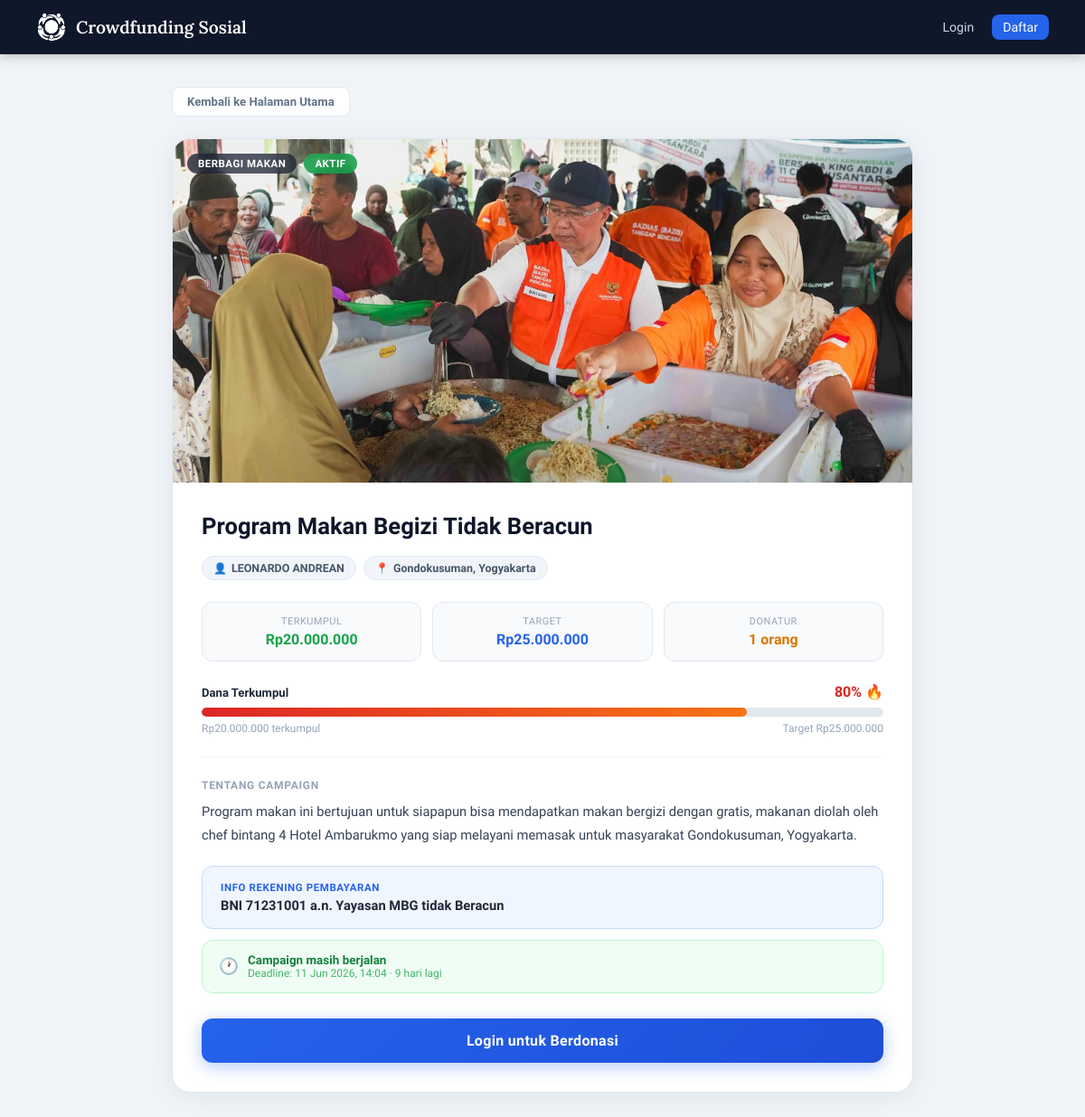
The app's page /detail.php?id=9 with its own data.
### tables this page shows
CREATE TABLE `campaigns` (
  `id` int(11) NOT NULL,
  `manager_id` int(11) NOT NULL,
  `title` varchar(150) NOT NULL,
  `category` varchar(100) NOT NULL,
  `location` varchar(150) NOT NULL,
  `description` text NOT NULL,
  `target_amount` decimal(15,2) NOT NULL DEFAULT 0.00,
  `collected_amount` decimal(15,2) NOT NULL DEFAULT 0.00,
  `deadline` datetime NOT NULL,
  `image` varchar(255) NOT NULL,
  `bank_info` varchar(255) NOT NULL,
  `created_at` timestamp NOT NULL DEFAULT current_timestamp()
);

CREATE TABLE `users` (
  `id` int(11) NOT NULL,
  `name` varchar(100) NOT NULL,
  `email` varchar(100) NOT NULL,
  `phone` varchar(20) NOT NULL,
  `address` text DEFAULT NULL,
  `avatar` varchar(255) DEFAULT NULL,
  `password` varchar(255) NOT NULL,
  `role` enum('donor','manager') NOT NULL DEFAULT 'donor',
  `created_at` timestamp NOT NULL DEFAULT current_timestamp()
);

### detail.php (the view, shortened to what this page needs)
<?php
require 'config.php';
function progColor(int $pct): array {
    return               ['grad' => 'linear-gradient(90deg,#dc2626,#f97316)', 'fire' => true];
}
$id = isset($_GET['id']) ? (int)$_GET['id'] : 0;
$stmt = $conn->prepare("
    SELECT c.*, u.name AS manager_name
    FROM campaigns c
    JOIN users u ON c.manager_id = u.id
    WHERE c.id = ?
    LIMIT 1
");
$stmt->bind_param("i", $id);
$stmt->execute();
$campaign = $stmt->get_result()->fetch_assoc();
$pct = ($campaign['target_amount'] > 0)
    ? min(100, round(($campaign['collected_amount'] / $campaign['target_amount']) * 100))
    : 0;
$is_expired  = strtotime($campaign['deadline']) < time();
$days_left   = ceil((strtotime($campaign['deadline']) - time()) / 86400);
$imgPath     = 'uploads/' . $campaign['image'];
$imgExists   = !empty($campaign['image']) && file_exists($imgPath);
$dStmt = $conn->prepare("SELECT COUNT(*) AS cnt FROM donations WHERE campaign_id = ?");
$dStmt->bind_param("i", $id);
$dStmt->execute();
$donatur_count = $dStmt->get_result()->fetch_assoc()['cnt'];
?>
<!DOCTYPE html>
<html lang="id">
<head>
</head>
<body>
<nav class="navbar">
    <a class="navbar-brand" href="index.php">
        <img src="uploads/LogoKecil.png" alt="Logo">
        Crowdfunding Sosial
    </a>
    <div class="navbar-links">
        <?php if (isset($_SESSION['user_id'])): ?>
            <span style="color:#94a3b8;font-size:.85rem;">Halo, <?= htmlspecialchars($_SESSION['user_name']) ?> |</span>
            <?php if ($_SESSION['user_role'] === 'donor'): ?>
                <a href="donation_history.php">Riwayat</a>
            <?php else: ?>
                <a href="manager_dashboard.php" class="nav-cta">Dashboard</a>
            <?php endif; ?>
            <a href="logout.php" class="danger">Logout</a>
        <?php else: ?>
            <a href="login.php">Login</a>
            <a href="register.php" class="nav-cta">Daftar</a>
        <?php endif; ?>
    </div>
</nav>
<div class="page">
    <a href="index.php" class="back-link">Kembali ke Halaman Utama</a>
    <div class="detail-card">
        <div class="hero-img">
            <?php if ($imgExists): ?>
                <img src="<?= htmlspecialchars($imgPath) ?>" alt="<?= htmlspecialchars($campaign['title']) ?>">
            <?php else: ?>
                <div class="no-img">Tidak ada gambar</div>
            <?php endif; ?>
            <div class="hero-badges">
                <span class="hbadge hbadge-cat"><?= htmlspecialchars($campaign['category']) ?></span>
                <span class="hbadge <?= $is_expired ? 'hbadge-expired' : 'hbadge-active' ?>">
                    <?= $is_expired ? 'Berakhir' : 'Aktif' ?>
                </span>
            </div>
        </div>
        <div class="detail-body">
            <h1 class="detail-title"><?= htmlspecialchars($campaign['title']) ?></h1>
            <div class="meta-row">
                <span class="meta-pill"><span class="pi">&#128100;</span> <?= htmlspecialchars($campaign['manager_name']) ?></span>
                <span class="meta-pill"><span class="pi">&#128205;</span> <?= htmlspecialchars($campaign['location']) ?></span>
            </div>
            <div class="stats-row">
                <div class="stat-box green">
                    <div class="sl">Terkumpul</div>
                    <div class="sv">Rp<?= number_format($campaign['collected_amount'], 0, ',', '.') ?></div>
                </div>
                <div class="stat-box blue">
                    <div class="sl">Target</div>
                    <div class="sv">Rp<?= number_format($campaign['target_amount'], 0, ',', '.') ?></div>
                </div>
                <div class="stat-box amber">
                    <div class="sl">Donatur</div>
                    <div class="sv"><?= $donatur_count ?> orang</div>
                </div>
            </div>
            <?php $pc = progColor($pct); ?>
            <div class="prog-wrap">
                <div class="prog-header">
                    <span class="ph-label">Dana Terkumpul</span>
                    <span class="ph-pct" style="color:<?= $pct > 75 ? '#dc2626' : ($pct > 50 ? '#d97706' : '#2563eb') ?>">
                        <?= $pct ?>%<?= $pc['fire'] ? ' 🔥' : '' ?>
                    </span>
                </div>
                <div class="prog-bg">
                    <div class="prog-fill" style="width:<?= $pct ?>%;background:<?= $pc['grad'] ?>"></div>
                </div>
                <div class="prog-footer">
                    <span>Rp<?= number_format($campaign['collected_amount'], 0, ',', '.') ?> terkumpul</span>
                    <span>Target Rp<?= number_format($campaign['target_amount'], 0, ',', '.') ?></span>
                </div>
            </div>
            <hr class="divider">
            <div class="desc-label">Tentang Campaign</div>
            <div class="desc-text"><?= nl2br(htmlspecialchars($campaign['description'])) ?></div>
            <div class="bank-box">
                <div class="bl">Info Rekening Pembayaran</div>
                <div class="bv"><?= htmlspecialchars($campaign['bank_info']) ?></div>
            </div>
            <div class="deadline-box">
                <div class="db-icon"><?= $is_expired ? '&#128683;' : '&#128336;' ?></div>
                <div>
                    <div class="db-text">
                        <?= $is_expired
                            ? 'Campaign ini telah berakhir'
                            : ($days_left <= 7 ? 'Segera berakhir!' : 'Campaign masih berjalan') ?>
                    </div>
                    <div class="db-sub">
                        Deadline: <?= date('d M Y, H:i', strtotime($campaign['deadline'])) ?>
                        <?= !$is_expired ? " &middot; $days_left hari lagi" : '' ?>
                    </div>
                </div>
            </div>
            <?php if (!$is_expired && isset($_SESSION['user_id']) && $_SESSION['user_role'] === 'donor'): ?>
                <a class="btn-donate" href="donate.php?campaign_id=<?= $campaign['id'] ?>">Donasi Sekarang</a>
            <?php elseif (!isset($_SESSION['user_id'])): ?>
                <a class="btn-donate" href="login.php">Login untuk Berdonasi</a>
            <?php elseif ($is_expired): ?>
                <div class="btn-donate disabled">Campaign Telah Berakhir</div>
            <?php endif; ?>
        </div>
    </div>
</div>
</body>
</html>

### records on screen
campaigns: image (picture), category "BERBAGI MAKAN", title "Program Makan Begizi Tidak Beracun", manager.name "LEONARDO ANDREAN", location "Gondokusuman, Yogyakarta", collected_amount "20.000.000", target_amount "25.000.000", description "Program makan ini bertujuan untuk siapapun bisa mendapatkan makan bergizi dengan gratis, makanan diolah oleh chef bintang 4 Hotel Ambarukmo yang siap melayani memasak untuk masyarakat Gondokusuman, Yogyakarta.", bank_info "BNI 71231001 a.n. Yayasan MBG tidak Beracun", deadline "11 Jun 2026, 14:04", deadline "9"

### other values on screen
$donatur_count "1"
$pct "80"
